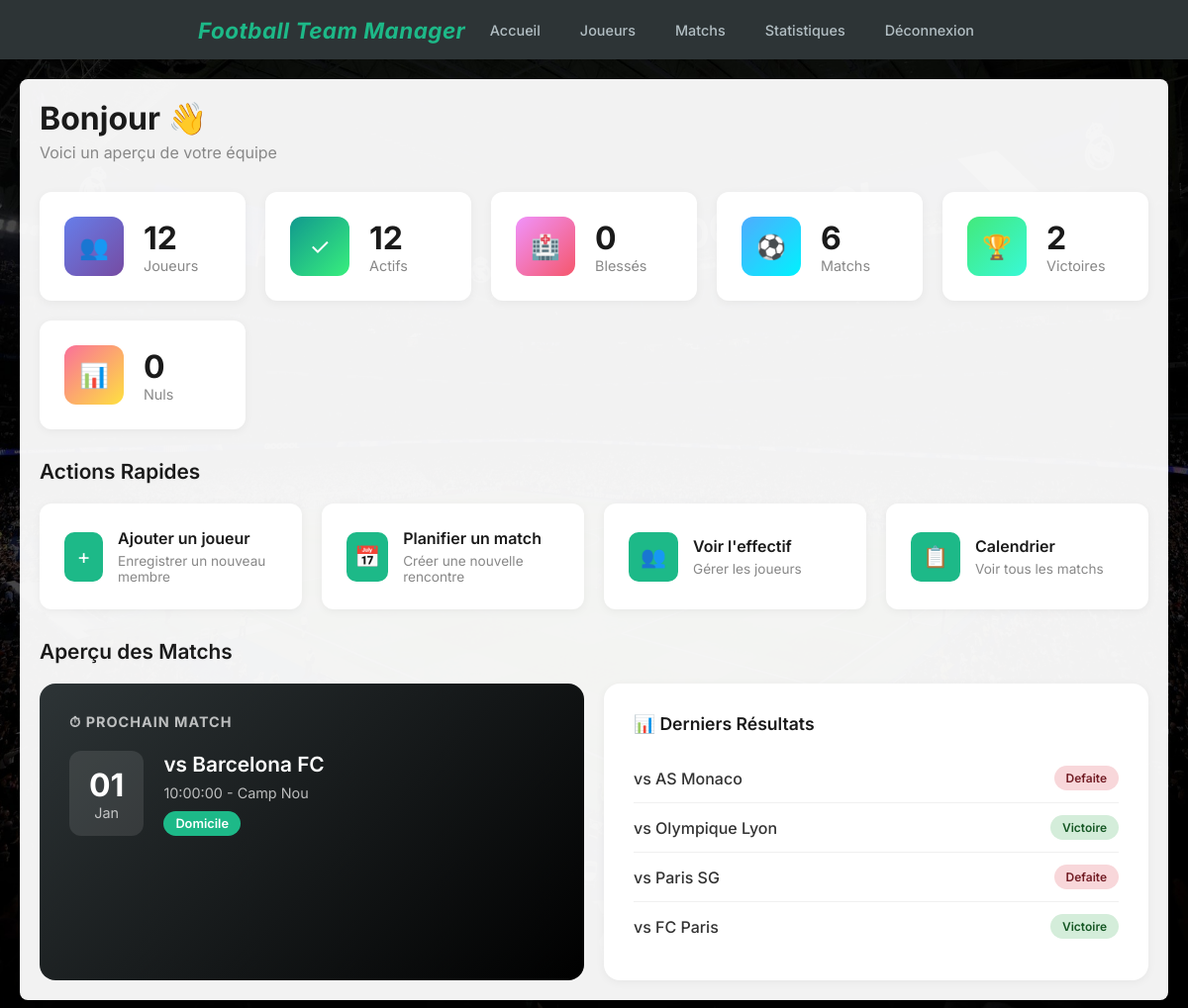
The app's page /vue/accueil.php (signed in) with its own data.
### tables this page shows
CREATE TABLE IF NOT EXISTS `rencontre` (
  `id_rencontre` int NOT NULL AUTO_INCREMENT,
  `date_rencontre` date NOT NULL,
  `heure` time NOT NULL,
  `adresse` varchar(255) NOT NULL,
  `nom_equipe_adverse` varchar(50) NOT NULL,
  `lieu` enum('Domicile','Exterieur') NOT NULL,
  `resultat` enum('Victoire','Defaite','Nul') DEFAULT NULL,
  `image_stade` varchar(255) DEFAULT NULL,
  PRIMARY KEY (`id_rencontre`)
);

### src/modele/ConnexionBD.php (called while the page is built)
<?php
class ConnexionBD
{
    private static $instance = null;
    private $pdo;
    private function __construct()
    {
        $isLocal = ($_SERVER['SERVER_NAME'] ?? 'localhost') === 'localhost'
            || ($_SERVER['SERVER_ADDR'] ?? '127.0.0.1') === '127.0.0.1';
        if ($isLocal) {
            $host = '127.0.0.1';
            $db = 'ftm-projet';
            $user = 'root';
            $pass = '';
        } else {
            include("credentials.php");
            $host = HOST;
            $db = DB;
            $user = USER;
            $pass = PASS;
        }
        try {
            $this->pdo = new PDO("mysql:host=$host;dbname=$db;charset=utf8", $user, $pass);
            $this->pdo->setAttribute(PDO::ATTR_ERRMODE, PDO::ERRMODE_EXCEPTION);
        } catch (Exception $e) {
            die('Erreur : ' . $e->getMessage());
        }
    }
    public static function getInstance()
    {
        if (self::$instance === null) {
            self::$instance = new ConnexionBD();
        }
        return self::$instance;
    }
    public function getPDO()
    {
        return $this->pdo;
    }
}
?>

### src/modele/JoueurDAO.php (called while the page is built, shortened)
<?php
require_once __DIR__ . '/ConnexionBD.php';
class JoueurDAO
{
    private $pdo;
    public function __construct()
    {
        $this->pdo = ConnexionBD::getInstance()->getPDO();
    }
    public function getJoueurs()
    {
        $req = $this->pdo->query('SELECT * FROM joueur ORDER BY nom, prenom');
        return $req->fetchAll(PDO::FETCH_ASSOC);
    }
}
?>

### src/modele/RencontreDAO.php (called while the page is built, shortened)
<?php
require_once __DIR__ . '/ConnexionBD.php';
class RencontreDAO
{
    private $pdo;
    public function __construct()
    {
        $this->pdo = ConnexionBD::getInstance()->getPDO();
    }
    public function getRencontres()
    {
        $sql = "SELECT * FROM rencontre ORDER BY date_rencontre DESC, heure DESC";
        $req = $this->pdo->query($sql);
        return $req->fetchAll(PDO::FETCH_ASSOC);
    }
}
?>

### src/vue/accueil.php (the view, shortened to what this page needs)
<?php
require_once __DIR__ . '/../modele/JoueurDAO.php';
require_once __DIR__ . '/../modele/RencontreDAO.php';
$joueurDAO = new JoueurDAO();
$rencontreDAO = new RencontreDAO();
$joueurs = $joueurDAO->getJoueurs();
$rencontres = $rencontreDAO->getRencontres();
$totalJoueurs = count($joueurs);
$joueursActifs = count(array_filter($joueurs, fn($j) => $j['statut'] === 'Actif'));
$joueursBlessés = count(array_filter($joueurs, fn($j) => $j['statut'] === 'Blessé'));
$totalMatchs = count($rencontres);
$victoires = count(array_filter($rencontres, fn($r) => $r['resultat'] === 'Victoire'));
$nuls = count(array_filter($rencontres, fn($r) => $r['resultat'] === 'Nul'));
$matchsAVenir = array_filter($rencontres, fn($r) => $r['resultat'] === null);
$prochainMatch = !empty($matchsAVenir) ? reset($matchsAVenir) : null;
require_once __DIR__ . '/header.php';
?>
<div class="dashboard">
    <div class="welcome-section">
        <h1>Bonjour <?php echo htmlspecialchars($_SESSION['username']); ?> 👋</h1>
        <p class="subtitle">Voici un aperçu de votre équipe</p>
    </div>
    <div class="stats-grid">
        <div class="stat-card">
            <div class="stat-icon players">👥</div>
            <div class="stat-info">
                <h3><?= $totalJoueurs ?></h3>
                <p>Joueurs</p>
            </div>
        </div>
        <div class="stat-card">
            <div class="stat-icon active">✓</div>
            <div class="stat-info">
                <h3><?= $joueursActifs ?></h3>
                <p>Actifs</p>
            </div>
        </div>
        <div class="stat-card">
            <div class="stat-icon injured">🏥</div>
            <div class="stat-info">
                <h3><?= $joueursBlessés ?></h3>
                <p>Blessés</p>
            </div>
        </div>
        <div class="stat-card">
            <div class="stat-icon matches">⚽</div>
            <div class="stat-info">
                <h3><?= $totalMatchs ?></h3>
                <p>Matchs</p>
            </div>
        </div>
        <div class="stat-card">
            <div class="stat-icon victories">🏆</div>
            <div class="stat-info">
                <h3><?= $victoires ?></h3>
                <p>Victoires</p>
            </div>
        </div>
        <div class="stat-card">
            <div class="stat-icon defeats">📊</div>
            <div class="stat-info">
                <h3><?= $nuls ?></h3>
                <p>Nuls</p>
            </div>
        </div>
    </div>
    <h2 class="section-title">Actions Rapides</h2>
    <div class="quick-actions">
        <a href="/controleur/joueur/AjouterJoueur.php" class="action-card">
            <div class="action-icon">+</div>
            <div>
                <h4>Ajouter un joueur</h4>
                <p>Enregistrer un nouveau membre</p>
            </div>
        </a>
        <a href="/controleur/rencontre/ajouterRencontre.php" class="action-card">
            <div class="action-icon">📅</div>
            <div>
                <h4>Planifier un match</h4>
                <p>Créer une nouvelle rencontre</p>
            </div>
        </a>
        <a href="/controleur/joueur/ObtenirTousLesJoueurs.php" class="action-card">
            <div class="action-icon">👥</div>
            <div>
                <h4>Voir l'effectif</h4>
                <p>Gérer les joueurs</p>
            </div>
        </a>
        <a href="/controleur/rencontre/ObtenirToutesLesRencontres.php" class="action-card">
            <div class="action-icon">📋</div>
            <div>
                <h4>Calendrier</h4>
                <p>Voir tous les matchs</p>
            </div>
        </a>
    </div>
    <h2 class="section-title">Aperçu des Matchs</h2>
    <div class="next-match-section">
        <div class="next-match-card">
            <h3>⏱ Prochain Match</h3>
            <?php if ($prochainMatch): ?>
                <?php
                $date = new DateTime($prochainMatch['date_rencontre']);
                $day = $date->format('d');
                $month = $date->format('M');
                ?>
                <div class="match-info">
                    <div class="match-date-box">
                        <div class="day"><?= $day ?></div>
                        <div class="month"><?= $month ?></div>
                    </div>
                    <div class="match-details">
                        <h4>vs <?= htmlspecialchars($prochainMatch['nom_equipe_adverse']) ?></h4>
                        <p><?= htmlspecialchars($prochainMatch['heure']) ?> -
                            <?= htmlspecialchars($prochainMatch['adresse']) ?>
                        </p>
                        <span class="venue-badge"><?= htmlspecialchars($prochainMatch['lieu']) ?></span>
                    </div>
                </div>
            <?php else: ?>
                <div class="no-match">
                    <p>Aucun match programmé</p>
                </div>
            <?php endif; ?>
        </div>
        <div class="recent-results-card">
            <h3>📊 Derniers Résultats</h3>
            <?php
            $matchsJoues = array_filter($rencontres, fn($r) => $r['resultat'] !== null);
            $dernierMatchs = array_slice($matchsJoues, 0, 4);
            ?>
            <?php if (!empty($dernierMatchs)): ?>
                <?php foreach ($dernierMatchs as $m): ?>
                    <div class="result-item">
                        <span class="result-opponent">vs <?= htmlspecialchars($m['nom_equipe_adverse']) ?></span>
                        <?php
                        $resultClass = strtolower($m['resultat']);
                        $resultText = $m['resultat'];
                        ?>
                        <span class="result-badge <?= $resultClass ?>"><?= $resultText ?></span>
                    </div>
                <?php endforeach; ?>
            <?php else: ?>
                <div class="no-match">
                    <p>Aucun résultat disponible</p>
                </div>
            <?php endif; ?>
        </div>
    </div>
</div>
</div>
</body>
</html>

### src/vue/header.php (shortened to what this page needs)
<!DOCTYPE html>
<html>
<head>
    <?php
    $isLocal = ($_SERVER['SERVER_NAME'] ?? 'localhost') === 'localhost'
        || ($_SERVER['SERVER_ADDR'] ?? '127.0.0.1') === '127.0.0.1';
    $basePath = $isLocal ? '/src' : '';
    ?>
</head>
<body>
    <nav>
        <a href="<?php echo $basePath; ?>/vue/accueil.php" class="logo">Football Team Manager</a>
        <div class="nav-links">
            <a href="<?php echo $basePath; ?>/vue/accueil.php">Accueil</a>
            <a href="<?php echo $basePath; ?>/controleur/joueur/ObtenirTousLesJoueurs.php">Joueurs</a>
            <a href="<?php echo $basePath; ?>/controleur/rencontre/ObtenirToutesLesRencontres.php">Matchs</a>
            <a href="<?php echo $basePath; ?>/controleur/stats/AfficherStatistiques.php">Statistiques</a>
            <a href="<?php echo $basePath; ?>/controleur/logout.php"
                onclick="return confirm('Vous allez vous deconnecter');">Déconnexion</a>
        </div>
    </nav>
    <div class="container">

### src/vue/header.php (style rules this page uses)
* { margin: 0; padding: 0; box-sizing: border-box; }
body { font-family: 'Inter', -apple-system, BlinkMacSystemFont, 'Segoe UI', Roboto, sans-serif; background-image: url('/modele/img/stadiumbackground.jpg'); background-size: cover; background-position: center; background-attachment: fixed; background-repeat: no-repeat; background-color: #e8ecef; min-height: 100vh; }
nav { background-color: #2d3436; padding: 0 200px; display: flex; justify-content: space-between; align-items: center; height: 60px; }
.logo { font-size: 1.4rem; font-weight: 700; font-style: italic; color: #1db988; letter-spacing: 0.5px; text-decoration: none; cursor: pointer; }
.nav-links { display: flex; align-items: center; gap: 8px; }
.nav-links a { color: #b2bec3; text-decoration: none; font-size: 0.9rem; font-weight: 500; padding: 8px 16px; border-radius: 4px; transition: all 0.2s ease; }
.container { background-color: rgba(255, 255, 255, 0.95); padding: 20px; margin: 20px; border-radius: 8px; }

### records on screen
rencontre: date_rencontre "01", date_rencontre "Jan", nom_equipe_adverse "Barcelona FC", heure "10:00:00", adresse "Camp Nou", lieu "Domicile"
rencontre: nom_equipe_adverse "AS Monaco", resultat "Defaite"
rencontre: nom_equipe_adverse "Olympique Lyon", resultat "Victoire"
rencontre: nom_equipe_adverse "Paris SG", resultat "Defaite"
rencontre: nom_equipe_adverse "FC Paris", resultat "Victoire"

### other values on screen
$totalJoueurs "12"
$joueursActifs "12"
$joueursBlessés "0"
$totalMatchs "6"
$victoires "2"
$nuls "0"
